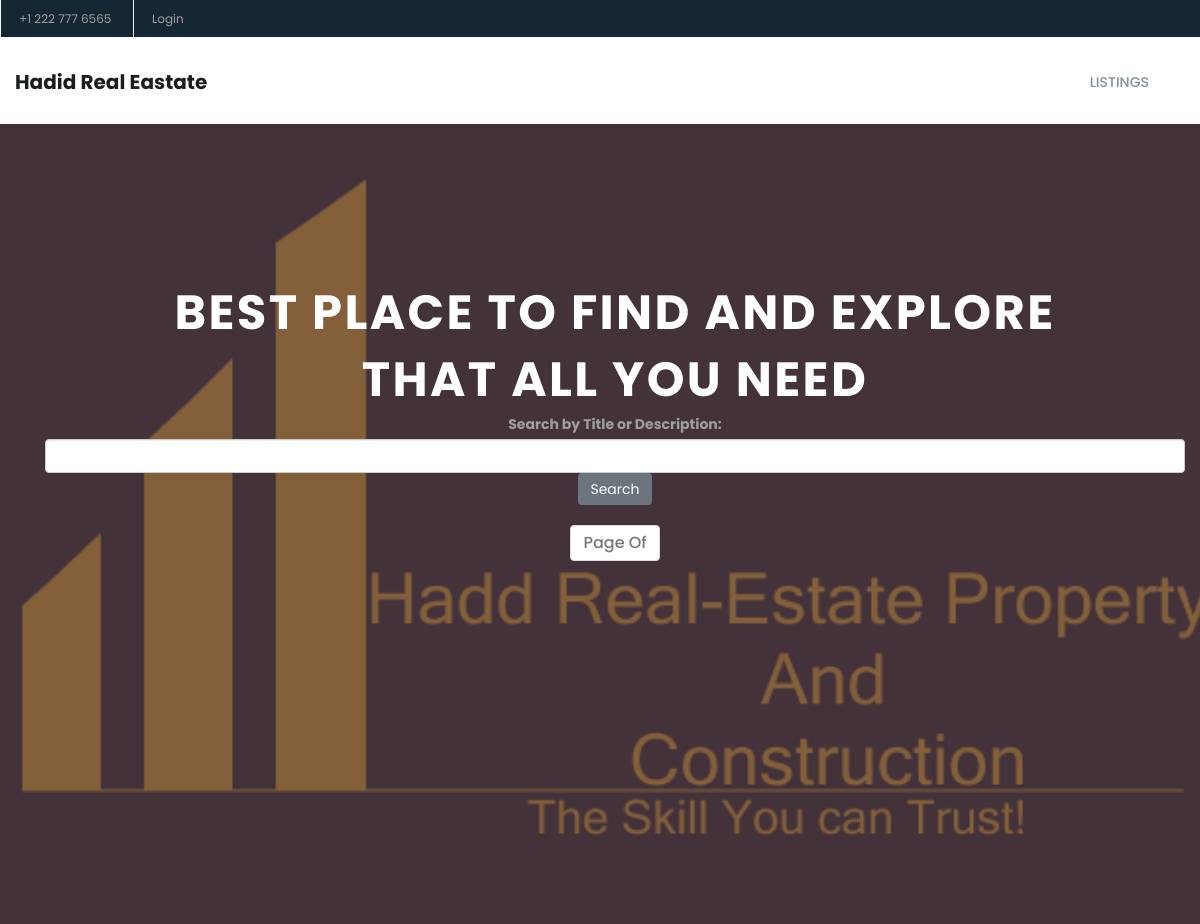
The page /listings/ on the database as committed earlier.
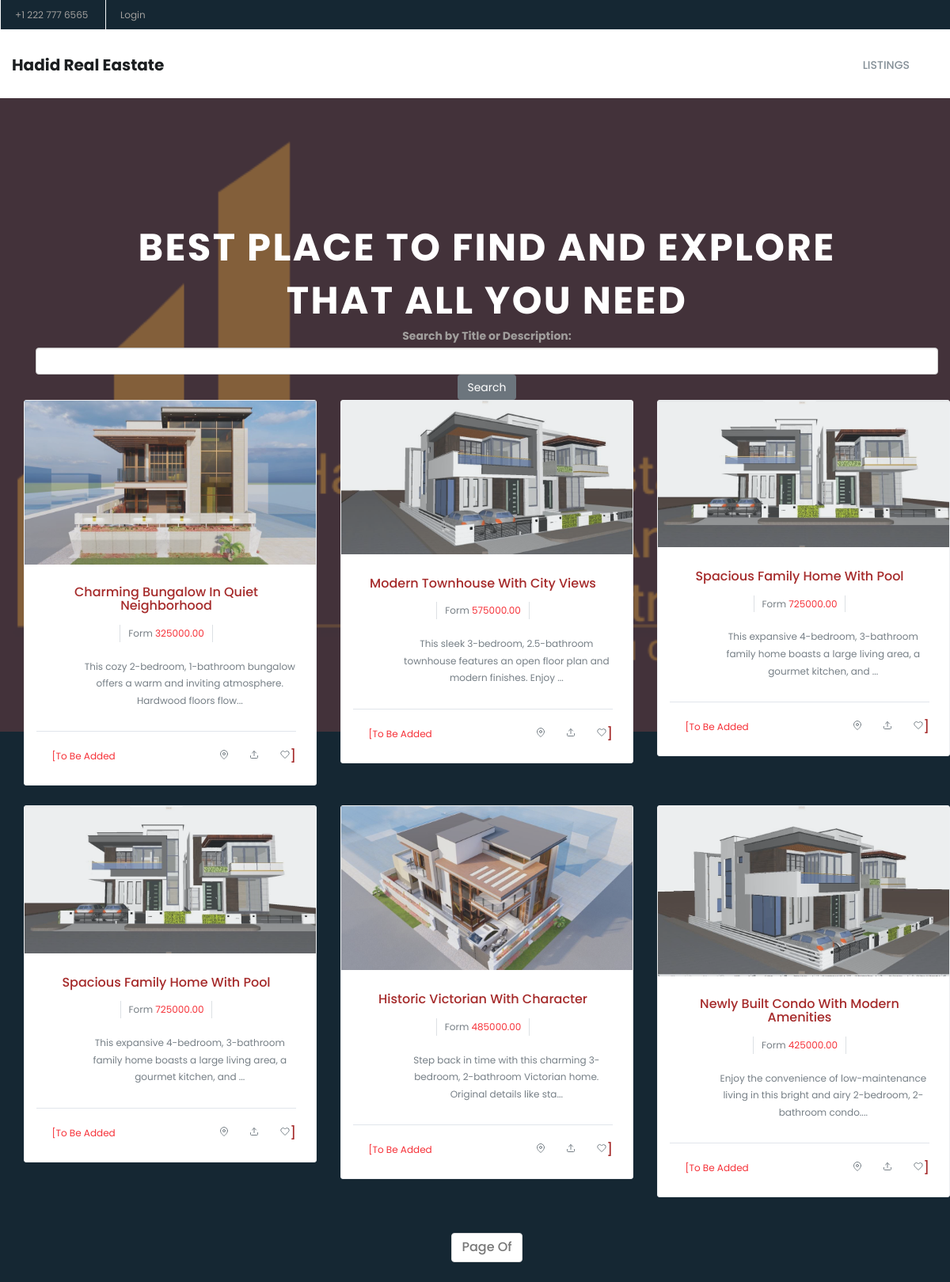
The same page on the database as committed later.
### listings/models.py (models this page shows, shortened)
class Listing(models.Model):
    title = models.CharField(max_length=200)
    description = models.TextField()
    price = models.DecimalField(max_digits=10, decimal_places=2)
    main_img = models.ImageField(upload_to='images/', blank=True, null=True)
    created_at = models.DateTimeField(auto_now_add=True)
    updated_at = models.DateTimeField(auto_now=True)

### listings/views.py (the view)
# urls.py: path('', views.listing_list, name='listing_list'),
def listing_list(request):
    listings_list = Listing.objects.all()  # Replace with your queryset
    p = Paginator(listings_list, 9)  # Set the number of listings per page
    page = request.GET.get('page')
    listings = p.get_page(page)
    first_group = listings[:3]  # First three listings
    second_group = listings[3:]  # Last three listings
    groups = [first_group, second_group]
    context = {'groups': groups}
    return render(request, 'listings/listing_list.html', context)

### real_estate/templates/listings/listing_list.html (shortened to what this page needs)
{% extends 'base.html' %}
{% block content %}
    <section id="home" class="welcome-hero">
        <div class="container">
            <div class="welcome-hero-txt">
                <h2>best place to find and explore <br> that all you need </h2>
            </div>
            <form method="get" action="{% url 'listing_search' %}" class="justify-content-between">
                <div>
                    <label for="q" class="form-label">Search by Title or Description:</label>
                    <input type="text" name="q" id="q" class="form-control" required>
                </div>
                <div>
                    <button type="submit" class="btn btn-primary">Search</button>
                </div>
            </form>
        </div>
        <div class="container mt-4">
            <div class="row">
                {% for group in groups %}
                    <div class="row">
                        {% for listing in group %}
                            <div class="col-md-4 col-sm-6">
                                <div class="single-explore-item">
                                    <div class="single-explore-img">
                                        <img src="{{ listing.main_img.url }}" alt="explore image">
                                    </div>
                                    <div class="single-explore-txt bg-theme-1">
                                        <h2>
                                            <a href="{% url 'listing_detail' listing.pk %}">{{ listing.title }}</a>
                                        </h2>
                                        <p class="explore-rating-price">
                            <span class="explore-price-box">
                                form
                                <span class="explore-price">{{ listing.price }}</span>
                            </span>
                                        </p>
                                        <div class="explore-person">
                                            <div class="row">
                                                <div class="col-sm-2"></div>
                                                <div class="col-sm-10">
                                                    <p>
                                                        {% if listing.description %}
                                                            {{ listing.description|slice:":100" }}...
                                                        {% else %}
                                                            No description available.
                                                        {% endif %}
                                                    </p>
                                                </div>
                                            </div>
                                        </div>
                                        <div class="explore-open-close-part">
                                            <div class="row">
                                                <div class="col-sm-5">
                                                    <button class="close-btn" onclick="window.location.href='#'">[To be
                                                        added
                                                    </button>
                                                </div>
                                                <div class="col-sm-7">
                                                    <div class="explore-map-icon">
                                                        <a href="#"><i data-feather="map-pin"></i></a>
                                                        <a href="#"><i data-feather="upload"></i></a>
                                                        <a href="#"><i data-feather="heart"></i>]</a>
                                                    </div>
                                                </div>
                                            </div>
                                        </div>
                                    </div>
                                </div>
                            </div>
                        {% endfor %}
                    </div>
                {% endfor %}
                <nav aria-label="Page navigation">
                    <ul class="pagination mt-4 justify-content-center">
                        <li class="page-item disabled"><a class="page-link disabled" href="#">Page {{ listings.number }}
                            of {{ listings.paginator.num_pages }}</a></li>
                    </ul>
                </nav>
            </div>
    </section>
{% endblock %}

### real_estate/templates/base.html (shortened to what this page needs)
{% load static %}
<!DOCTYPE html>
<html lang="en">
<head>
    <link rel="stylesheet" href="{% static 'css/mystyle.css' %}">
    <link rel="stylesheet" href="{% static 'css/font-awesome.min.css' %}">
    <link rel="stylesheet" href="{% static 'css/linearicons.css' %}">
    <link rel="stylesheet" href="{% static 'css/animate.css' %}">
    <link rel="stylesheet" href="{% static 'css/flaticon.css' %}">
    <link rel="stylesheet" href="{% static 'css/slick.css' %}">
    <link rel="stylesheet" href="{% static 'css/slick-theme.css' %}">
    <link rel="stylesheet" href="{% static 'css/bootstrap.min.css' %}">
    <link rel="stylesheet" href="{% static 'css/bootsnav.css' %}">
    <link rel="stylesheet" href="{% static 'css/style.css' %}">
    <link rel="stylesheet" href="{% static 'css/mystyle.css' %}">
    <link rel="stylesheet" href="{% static 'css/responsive.css' %}">
</head>
<body>
<header id="header-top" class="header-top">
    <ul>
        <li class="head-responsive-right">
            <div class="header-top-right">
                <ul>
                    <li class="header-top-contact">
                        +1 222 777 6565
                    </li>
                    {% if user.is_authenticated %}
                        <li class="header-top-contact">
                            <form method="post" action="{% url 'logout' %}">
                                {% csrf_token %}
                                <button type="submit">
                                    Logout({{ user.username }})
                                </button>
                            </form>
                        </li>
                    {% else %}
                        <li class="header-top-contact">
                            <form method="post" action="{% url 'login' %}">
                                <button type="submit">
                                    Login
                                </button>
                            </form>
                        </li>
                    {% endif %}
                </ul>
            </div>
        </li>
    </ul>
</header>
<section class="top-area">
    <div class="header-area">
        <nav class="navbar navbar-default bootsnav  navbar-sticky navbar-scrollspy" data-minus-value-desktop="70"
             data-minus-value-mobile="55" data-speed="1000">
            <div class="container">
                <div class="navbar-header">
                    <a class="navbar-brand" href="{% url 'listing_list' %}">
                        Hadid real eastate
                    </a>
                </div>
                <div class="collapse navbar-collapse menu-ui-design" id="navbar-menu">
                    <ul class="nav navbar-nav navbar-right" data-in="fadeInDown" data-out="fadeOutUp">
                        <li>
                            <a class="nav-link" href="{% url 'listing_list' %}">Listings</a>
                        </li>
                    </ul>
                </div>
            </div>
        </nav>
    </div>
</section>
<section id="home" class="welcome-hero">
    <div class="container">
        {% block content %}
        {% endblock %}
    </div>
</section>
</body>
</html>

### listings/static/css/mystyle.css (style rules this page uses)
*, body { font-family: 'Poppins', sans-serif; font-weight: 400; -webkit-font-smoothing: antialiased; text-rendering: optimizeLegibility; -moz-osx-font-smoothing: grayscale; }
html, body { height: 100%; background-color: #152733; }
.btn-primary { background-color: #6C757D; outline: none; border: 0px; box-shadow: none; }
.justify-content-center { justify-content: center!important; }
a { text-decoration: none; }

### listings/static/css/bootsnav.css (style rules this page uses)
nav.bootsnav .container { position: relative; }
nav.navbar.bootsnav { margin-bottom: 0; -moz-border-radius: 0px; -webkit-border-radius: 0px; -o-border-radius: 0px; border-radius: 0px; background-color: #fff; border: none; border-bottom: solid 1px #e0e0e0; z-index: 9; }
nav.navbar.bootsnav ul.nav > li > a { color: #6f6f6f; background-color: transparent; outline: none; margin-bottom: -2px; }
body { -webkit-transition: all 0.3s ease-in-out; -moz-transition: all 0.3s ease-in-out; -o-transition: all 0.3s ease-in-out; -ms-transition: all 0.3s ease-in-out; transition: all 0.3s ease-in-out; }
.wrap-sticky nav.navbar.bootsnav { position: absolute; width: 100%; left: 0; top: 0; }
@media (min-width: 1024px) { nav.navbar.bootsnav ul.nav > li > a { padding: 30px 15px; font-weight: 600; } }

Rows that differ between the two databases and show on the page:
added Listing: main_img (picture), title "Charming Bungalow In Quiet Neighborhood", price "325000.00", description "This cozy 2-bedroom, 1-bathroom bungalow offers a warm and inviting atmosphere. Hardwood floors flow"
added Listing: main_img (picture), title "Modern Townhouse With City Views", price "575000.00", description "This sleek 3-bedroom, 2.5-bathroom townhouse features an open floor plan and modern finishes. Enjoy"
added Listing: main_img (picture), title "Spacious Family Home With Pool", price "725000.00", description "This expansive 4-bedroom, 3-bathroom family home boasts a large living area, a gourmet kitchen, and"
added Listing: main_img (picture), title "Spacious Family Home With Pool", price "725000.00", description "This expansive 4-bedroom, 3-bathroom family home boasts a large living area, a gourmet kitchen, and"
added Listing: main_img (picture), title "Historic Victorian With Character", price "485000.00", description "Step back in time with this charming 3-bedroom, 2-bathroom Victorian home. Original details like sta"
added Listing: main_img (picture), title "Newly Built Condo With Modern Amenities", price "425000.00", description "Enjoy the convenience of low-maintenance living in this bright and airy 2-bedroom, 2-bathroom condo."
